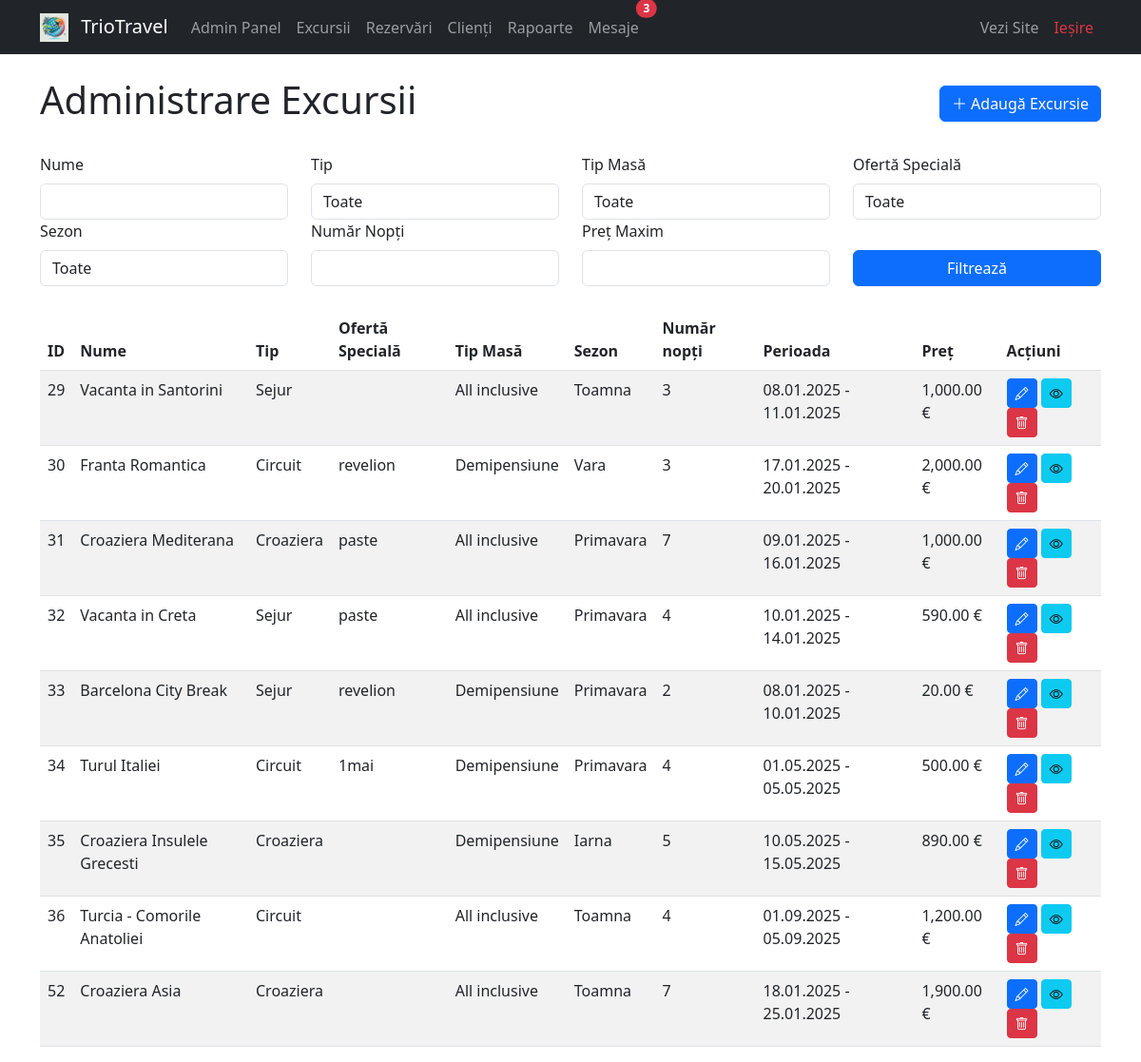
The app's page /admin/excursii.php (signed in) with its own data.
### tables this page shows
CREATE TABLE IF NOT EXISTS `excursii` (
  `id` bigint UNSIGNED NOT NULL AUTO_INCREMENT,
  `tip` varchar(50) NOT NULL,
  `oferta_speciala` varchar(50) DEFAULT NULL,
  `tip_masa` varchar(50) DEFAULT NULL,
  `sezon_id` int DEFAULT NULL,
  `nume` varchar(200) NOT NULL,
  `descriere` text,
  `data_inceput` date NOT NULL,
  `data_sfarsit` date NOT NULL,
  `pret_cazare_per_persoana` decimal(10,2) NOT NULL,
  `creat_la` timestamp NULL DEFAULT CURRENT_TIMESTAMP,
  `poza1` varchar(255) DEFAULT NULL,
  `poza2` varchar(255) DEFAULT NULL,
  `status` enum('activ','inactiv','anulat') DEFAULT 'activ',
  `tip_cazare_id` bigint UNSIGNED NOT NULL,
  `locatie_id` bigint UNSIGNED NOT NULL,
  `numar_nopti` int NOT NULL,
  PRIMARY KEY (`id`),
  UNIQUE KEY `id` (`id`),
  KEY `idx_excursii_date_tip` (`data_inceput`,`data_sfarsit`,`tip`),
  KEY `idx_excursii_status` (`status`),
  KEY `fk_excursii_tip_cazare` (`tip_cazare_id`),
  KEY `fk_excursii_locatii` (`locatie_id`)
);

CREATE TABLE IF NOT EXISTS `sezoane` (
  `id` bigint UNSIGNED NOT NULL AUTO_INCREMENT,
  `nume` varchar(50) NOT NULL,
  `creat_la` timestamp NULL DEFAULT CURRENT_TIMESTAMP,
  PRIMARY KEY (`id`),
  UNIQUE KEY `id` (`id`)
);

### admin/excursii.php (the view, shortened to what this page needs)
<?php
require_once '../conexiune.php';
$whereClause = '';
$sql = "SELECT e.*, s.nume AS sezon_nume FROM excursii e
        LEFT JOIN sezoane s ON e.sezon_id = s.id $whereClause";
$result = $conn->query($sql);
$excursii = [];
if ($result && $result->num_rows > 0) {
    while ($row = $result->fetch_assoc()) {
        $excursii[] = $row;
    }
}
?>
<!DOCTYPE html>
<html lang="ro">
<head>
    <link href="https://cdn.jsdelivr.net/npm/bootstrap@5.3.0/dist/css/bootstrap.min.css" rel="stylesheet">
    <link href="https://cdn.jsdelivr.net/npm/bootstrap-icons@1.7.2/font/bootstrap-icons.css" rel="stylesheet">
</head>
<body>
    <?php include 'navbar.php'; ?>
    <div class="container mt-4">
        <div class="d-flex justify-content-between align-items-center mb-4">
            <h1>Administrare Excursii</h1>
            <a href="adauga_excursie.php" class="btn btn-primary">
                <i class="bi bi-plus-lg"></i> Adaugă Excursie
            </a>
        </div>
        <form method="GET" class="mb-4">
            <div class="row">
                <div class="col-md-3">
                    <label for="filter_nume" class="form-label">Nume</label>
                    <input type="text" name="filter_nume" id="filter_nume"
                           class="form-control" value="<?php echo $_GET['filter_nume'] ?? ''; ?>">
                </div>
                <div class="col-md-3">
                    <label for="filter_tip" class="form-label">Tip</label>
                    <select name="filter_tip" id="filter_tip" class="form-control">
                        <option value="Toate">Toate</option>
                    </select>
                </div>
                <div class="col-md-3">
                    <label for="filter_tip_masa" class="form-label">Tip Masă</label>
                    <select name="filter_tip_masa" id="filter_tip_masa" class="form-control">
                        <option value="Toate">Toate</option>
                    </select>
                </div>
                <div class="col-md-3">
                    <label for="filter_oferta_speciala" class="form-label">Ofertă Specială</label>
                    <select name="filter_oferta_speciala" id="filter_oferta_speciala" class="form-control">
                        <option value="Toate">Toate</option>
                    </select>
                </div>
                <div class="col-md-3">
                    <label for="filter_sezon" class="form-label">Sezon</label>
                    <select name="filter_sezon" id="filter_sezon" class="form-control">
                        <option value="Toate">Toate</option>
                    </select>
                </div>
                <div class="col-md-3">
                    <label for="filtru_numar_nopti" class="form-label">Număr Nopți</label>
                    <input type="number" name="filtru_numar_nopti" id="filtru_numar_nopti"
                           class="form-control" value="<?php echo $_GET['filtru_numar_nopti'] ?? ''; ?>">
                </div>
                <div class="col-md-3">
                    <label for="filter_pret_maxim" class="form-label">Preț Maxim</label>
                    <input type="number" name="filter_pret_maxim" id="filter_pret_maxim"
                           class="form-control" value="<?php echo $_GET['filter_pret_maxim'] ?? ''; ?>">
                </div>
                <div class="col-md-3 align-self-end">
                    <button type="submit" class="btn btn-primary w-100">Filtrează</button>
                </div>
            </div>
        </form>
        <table class="table table-striped">
            <thead>
                <tr>
                    <th>ID</th>
                    <th>Nume</th>
                    <th>Tip</th>
                    <th>Ofertă Specială</th>
                    <th>Tip Masă</th>
                    <th>Sezon</th>
                    <th>Număr nopți</th>
                    <th>Perioada</th>
                    <th>Preț</th>
                    <th>Acțiuni</th>
                </tr>
            </thead>
            <tbody>
                <?php
                if (!empty($excursii)) {
                    foreach ($excursii as $row) {
                        ?>
                        <tr>
                            <td><?php echo $row['id']; ?></td>
                            <td><?php echo htmlspecialchars($row['nume']); ?></td>
                            <td><?php echo htmlspecialchars($row['tip']); ?></td>
                            <td><?php echo htmlspecialchars($row['oferta_speciala']); ?></td>
                            <td><?php echo htmlspecialchars($row['tip_masa']); ?></td>
                            <td><?php echo htmlspecialchars($row['sezon_nume']); ?></td>
                            <td><?php echo $row['numar_nopti']; ?></td>
                            <td>
                                <?php
                                echo date('d.m.Y', strtotime($row['data_inceput'])) .
                                     " - " .
                                     date('d.m.Y', strtotime($row['data_sfarsit']));
                                ?>
                            </td>
                            <td><?php echo number_format($row['pret_cazare_per_persoana'], 2); ?> €</td>
                            <td>
                                <a href="editeaza_excursie.php?id=<?php echo $row['id']; ?>"
                                   class="btn btn-sm btn-primary">
                                    <i class="bi bi-pencil"></i>
                                </a>
                                <a href="detalii_excursie.php?id=<?php echo $row['id']; ?>"
                                   class="btn btn-sm btn-info">
                                    <i class="bi bi-eye"></i>
                                </a>
                                <button onclick="if(confirm('Sigur doriți să ștergeți această excursie?'))
                                               window.location='sterge_excursie.php?id=<?php echo $row['id']; ?>'"
                                        class="btn btn-sm btn-danger">
                                    <i class="bi bi-trash"></i>
                                </button>
                            </td>
                        </tr>
                        <?php
                    }
                } else {
                    echo "<tr><td colspan='9' class='text-center'>Nu există excursii</td></tr>";
                }
                ?>
            </tbody>
        </table>
    </div>
</body>
</html>

### records on screen
excursii: id "29", nume "Vacanta in Santorini", tip "Sejur", tip_masa "All inclusive", sezoane.nume "Toamna", numar_nopti "3", data_inceput "08.01.2025", data_sfarsit "11.01.2025", pret_cazare_per_persoana "1,000.00"
excursii: id "30", nume "Franta Romantica", tip "Circuit", oferta_speciala "revelion", tip_masa "Demipensiune", sezoane.nume "Vara", numar_nopti "3", data_inceput "17.01.2025", data_sfarsit "20.01.2025", pret_cazare_per_persoana "2,000.00"
excursii: id "31", nume "Croaziera Mediterana", tip "Croaziera", oferta_speciala "paste", tip_masa "All inclusive", sezoane.nume "Primavara", numar_nopti "7", data_inceput "09.01.2025", data_sfarsit "16.01.2025", pret_cazare_per_persoana "1,000.00"
excursii: id "32", nume "Vacanta in Creta", tip "Sejur", oferta_speciala "paste", tip_masa "All inclusive", sezoane.nume "Primavara", numar_nopti "4", data_inceput "10.01.2025", data_sfarsit "14.01.2025", pret_cazare_per_persoana "590.00"
excursii: id "33", nume "Barcelona City Break", tip "Sejur", oferta_speciala "revelion", tip_masa "Demipensiune", sezoane.nume "Primavara", numar_nopti "2", data_inceput "08.01.2025", data_sfarsit "10.01.2025", pret_cazare_per_persoana "20.00"
excursii: id "34", nume "Turul Italiei", tip "Circuit", oferta_speciala "1mai", tip_masa "Demipensiune", sezoane.nume "Primavara", numar_nopti "4", data_inceput "01.05.2025", data_sfarsit "05.05.2025", pret_cazare_per_persoana "500.00"
excursii: id "35", nume "Croaziera Insulele Grecesti", tip "Croaziera", tip_masa "Demipensiune", sezoane.nume "Iarna", numar_nopti "5", data_inceput "10.05.2025", data_sfarsit "15.05.2025", pret_cazare_per_persoana "890.00"
excursii: id "36", nume "Turcia - Comorile Anatoliei", tip "Circuit", tip_masa "All inclusive", sezoane.nume "Toamna", numar_nopti "4", data_inceput "01.09.2025", data_sfarsit "05.09.2025", pret_cazare_per_persoana "1,200.00"
excursii: id "52", nume "Croaziera Asia", tip "Croaziera", tip_masa "All inclusive", sezoane.nume "Toamna", numar_nopti "7", data_inceput "18.01.2025", data_sfarsit "25.01.2025", pret_cazare_per_persoana "1,900.00"

### other values on screen
$mesaje_necitite "3"
